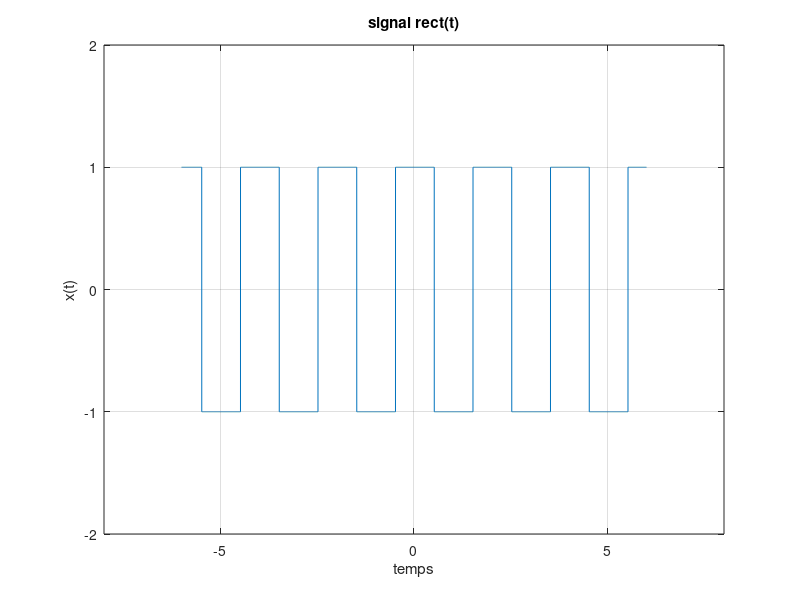

Write MATLAB code to recreate this figure.
%Signal rectangulaire p�riodique :

clc
clear all

% rect(t)

t=-6:0.001:6;
x = square(pi*t+1.5);
plot(t,x);
axis([-8,8 -2,2]);
grid on 
xlabel('temps');
ylabel('x(t)');
title('signal rect(t)');
